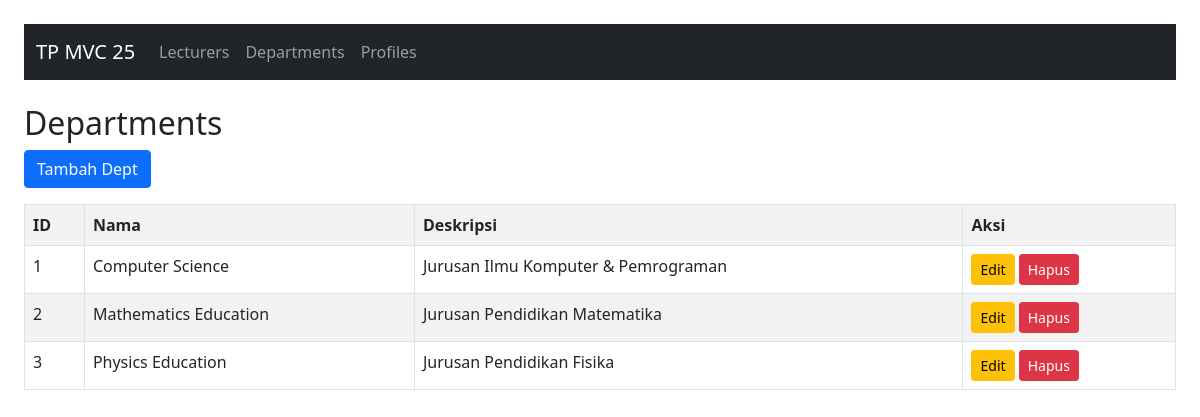
/tp_mvc25/public/?controller=department&action=index, run on the app's committed database.
### tables this page shows
CREATE TABLE `departments` (
  `id` int(11) NOT NULL,
  `name` varchar(100) NOT NULL,
  `description` text DEFAULT NULL
);

### tp_mvc25/app/controllers/DepartmentController.php (called while the page is built, shortened)
<?php
class DepartmentController {
    private $model;
    public function __construct($pdo){
        $this->model = new Department($pdo);
    }
    private function view($file, $data=[]){
        extract($data);
        require __DIR__ . "/../views/department/$file.php";
    }
    public function index(){
        $departments = $this->model->all();
        $this->view("index", compact("departments"));
    }
}

### tp_mvc25/public/index.php (called while the page is built, shortened)
<?php
require_once __DIR__ . '/../config/database.php';
spl_autoload_register(function($class){
    $paths = [
        __DIR__ . '/../app/controllers/' . $class . '.php',
        __DIR__ . '/../app/models/' . $class . '.php',
    ];
});
$action     = $_GET['action']     ?? 'index';
$obj = new $controllerClass($pdo);
$obj->$action();

### tp_mvc25/app/models/Department.php (called while the page is built, shortened)
<?php
class Department {
    private $pdo;
    private $table = "departments";
    public function __construct($pdo){
        $this->pdo = $pdo;
    }
    public function all(){
        return $this->pdo->query("SELECT * FROM $this->table ORDER BY id")->fetchAll();
    }
}

### tp_mvc25/app/views/department/index.php (the view, shortened to what this page needs)
<!DOCTYPE html>
<html>
<head>
    <link rel="stylesheet" href="/tp_mvc25/public/assets/bootstrap.min.css">
</head>
<body class="p-4">
<?php include __DIR__ . '/../navbar.php'; ?>
<h2>Departments</h2>
<a href="/tp_mvc25/public/?controller=department&action=create" class="btn btn-primary mb-3">Tambah Dept</a>
<table class="table table-bordered table-striped">
<tr>
    <th>ID</th><th>Nama</th><th>Deskripsi</th><th>Aksi</th>
</tr>
<?php foreach($departments as $d): ?>
<tr>
    <td><?= $d['id'] ?></td>
    <td><?= $d['name'] ?></td>
    <td><?= $d['description'] ?></td>
    <td>
        <a class="btn btn-warning btn-sm" href="/tp_mvc25/public/?controller=department&action=edit&id=<?= $d['id'] ?>">Edit</a>
        <a class="btn btn-danger btn-sm" onclick="return confirm('Hapus?')" href="/tp_mvc25/public/?controller=department&action=delete&id=<?= $d['id'] ?>">Hapus</a>
    </td>
</tr>
<?php endforeach; ?>
</table>
</body>
</html>

### data on the page
departments: id "1", name "Computer Science", description "Jurusan Ilmu Komputer & Pemrograman"
departments: id "2", name "Mathematics Education", description "Jurusan Pendidikan Matematika"
departments: id "3", name "Physics Education", description "Jurusan Pendidikan Fisika"
